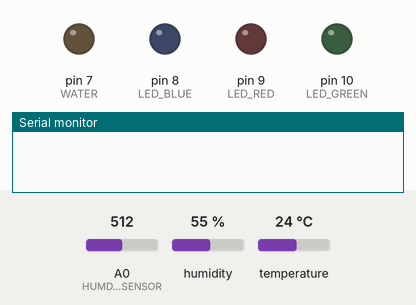
A program run on a simulated Arduino Uno, built with avr-gcc and run on an emulated ATmega328P. Shown: output pins drawn as LEDs (lit = HIGH), the last lines printed to the serial monitor. Wiring (inferred from the names in the program): DHT11 sensor: data pin 2. The test bench sets the inputs (shaded band); at power-on: A0 (HUMDITY_SENSOR) = 512, humidity 55 %, temperature 24 °C. Pins used as bus, display or sensor lines are not drawn.

Above: at 0.1 s.
At 2.1 s:
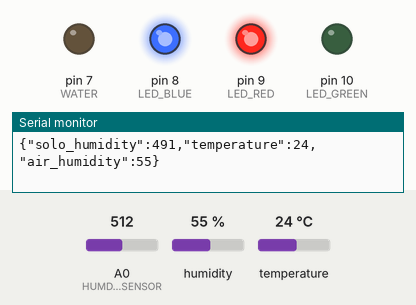
Timing chart, 0 to 3.6 s (numbered marks = the images above):
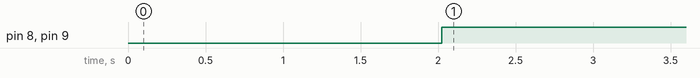

Measured:
- by itself, pin 8 (LED_BLUE), pin 9 (LED_RED): LOW → HIGH at 2.0 s

The program:

main.cpp
```cpp
#include <ArduinoJson.h>
#include <dht.h>

int DELAY = 30; //in seconds

dht DHT;
int DHT11_PIN = 2;
int DHT11_VCC = 3;

byte HUMDITY_SENSOR = A0;
byte HUMDITY_SENSOR_VCC = 6;

int WATER = 7;

int LED_RED = 9;
int LED_GREEN = 10;
int LED_BLUE = 8;

void readDHT11Sensor()
{
    digitalWrite(DHT11_VCC, HIGH);

    delay(500);
    int chk = DHT.read11(DHT11_PIN);

    digitalWrite(DHT11_VCC, LOW);
}

int readHumiditySensor()
{
    digitalWrite(HUMDITY_SENSOR_VCC, HIGH);

    delay(500);

    int value = analogRead(HUMDITY_SENSOR);
    digitalWrite(HUMDITY_SENSOR_VCC, LOW);

    return 1003 - value;
}

#define COMMON_ANODE
void setColor(int red, int green, int blue)
{

    #ifdef COMMON_ANODE
    red = 255 - red;
    green = 255 - green;
    blue = 255 - blue;
    #endif

    analogWrite(LED_RED, red);
    analogWrite(LED_GREEN, green);
    analogWrite(LED_BLUE, blue);

}

void defineColor(int humidity_sensor_value)
{

    if (humidity_sensor_value >= 200)
    { setColor(0, 255, 0); }
    else if (humidity_sensor_value > 50 && humidity_sensor_value < 200)
    { setColor(0, 0, 255); }
    else
    { setColor(255, 0, 0); }

}

void waterBombBehavior(int humidity_sensor_value)
{
    if(humidity_sensor_value < 150)
    {

        digitalWrite(WATER, HIGH);

        while(true)
        {
            humidity_sensor_value = readHumiditySensor();
            if(humidity_sensor_value > 500)
            {break;}
            delay(300);
        }

        digitalWrite(WATER, LOW);

    }
}

String formatJson(int humidity_sensor_value, int temperature, int air_humidity)
{
    StaticJsonBuffer<200> jsonBuffer;
    JsonObject &root = jsonBuffer.createObject();

    root["solo_humidity"] = humidity_sensor_value;
    root["temperature"] = temperature;
    root["air_humidity"] = air_humidity;

    String json_output;
    root.printTo(json_output);

    return json_output;
}

void setup()
{

    pinMode(DHT11_VCC, OUTPUT);
    pinMode(WATER, OUTPUT);
    pinMode(HUMDITY_SENSOR_VCC, OUTPUT);

    while (!Serial);
    delay(1000);
    Serial.begin(9600);

}

void loop()
{

    int humidity_sensor_value = readHumiditySensor();

    readDHT11Sensor();
    float temperature = DHT.temperature;
    float air_humidity = DHT.humidity;

    String json_output = formatJson(humidity_sensor_value, temperature, air_humidity);

    Serial.println(json_output);

    defineColor(humidity_sensor_value);
    waterBombBehavior(humidity_sensor_value);

    delay(DELAY * 1000);

}
```
